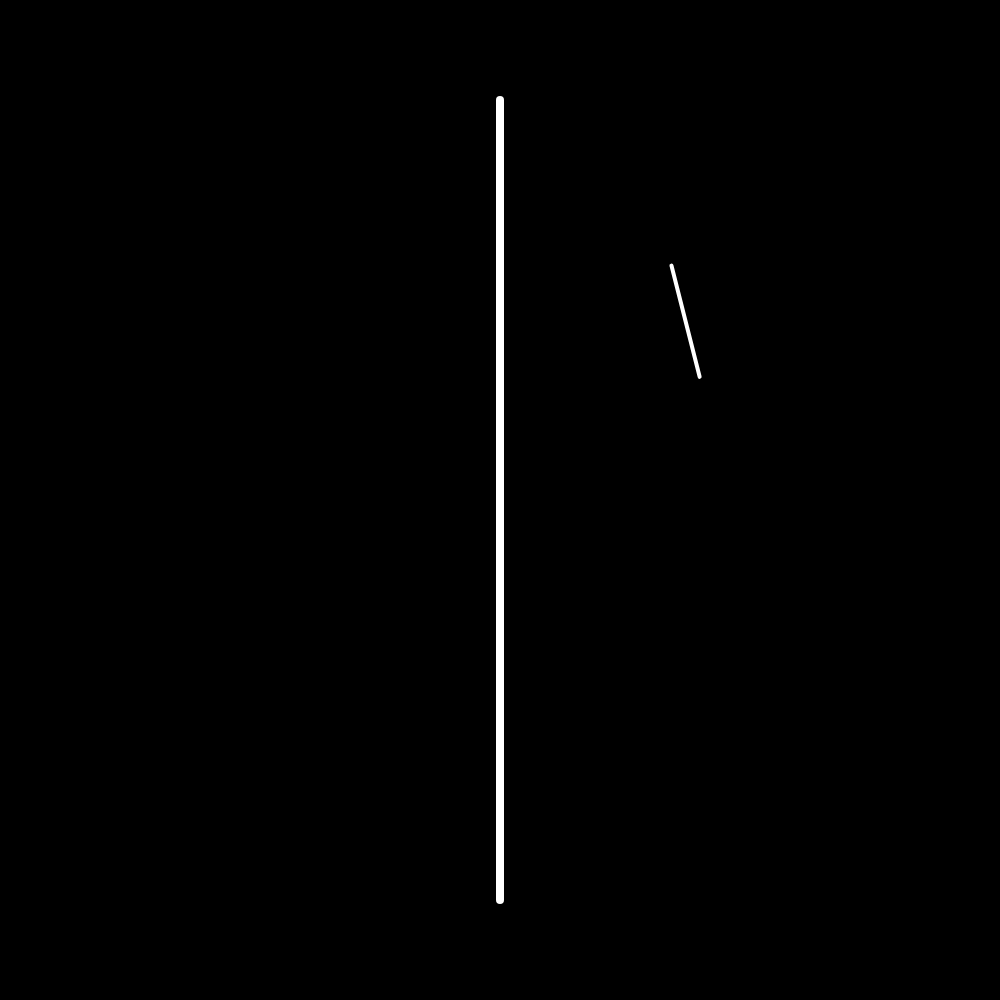
Frame 1 (no input)
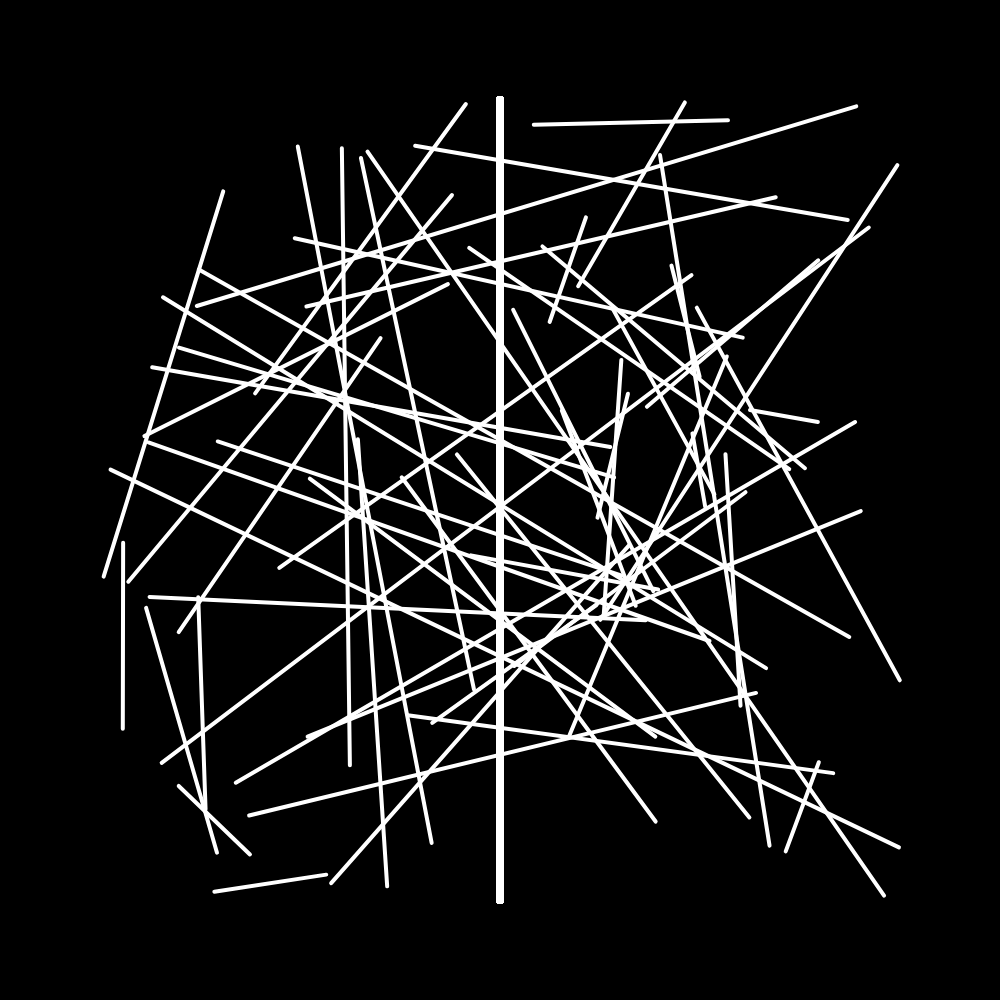
Frame 60 (no input)
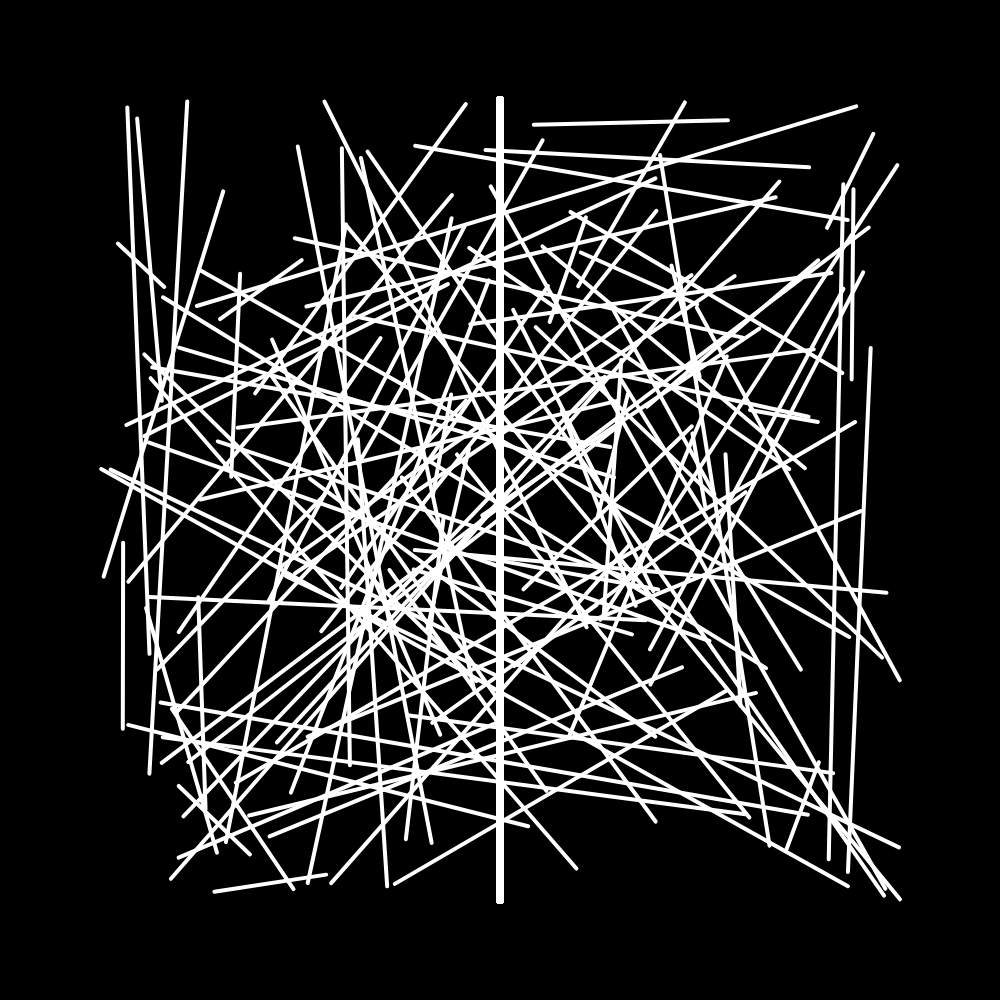
Frame 120 (the mouse pressed at the canvas centre since frame 60)

The p5.js sketch that drew these frames (run headless with seeded random() and noise() and a simulated clock; from frame 60 on, the mouse is pressed at the canvas centre):

// p5.js sketch
// ── sketch.js
let myFont;
let blockWidth = 30;  
let blockHeight = 100;



function setup() {
  createCanvas(1000, 1000);
  background(0);
}

function draw() {

  stroke(255);
  strokeWeight(4);
  

  

  for (let i = 0; i < 0.1; i++) {

    let startX = random(100, 900);
    let startY = random(100, 900);
    let endX = random(100, 900);
    let endY = random(100, 900);
    

    line(startX, startY, endX, endY);
  }

  strokeWeight(8);
  line(500, 100, 500, 900);
}
